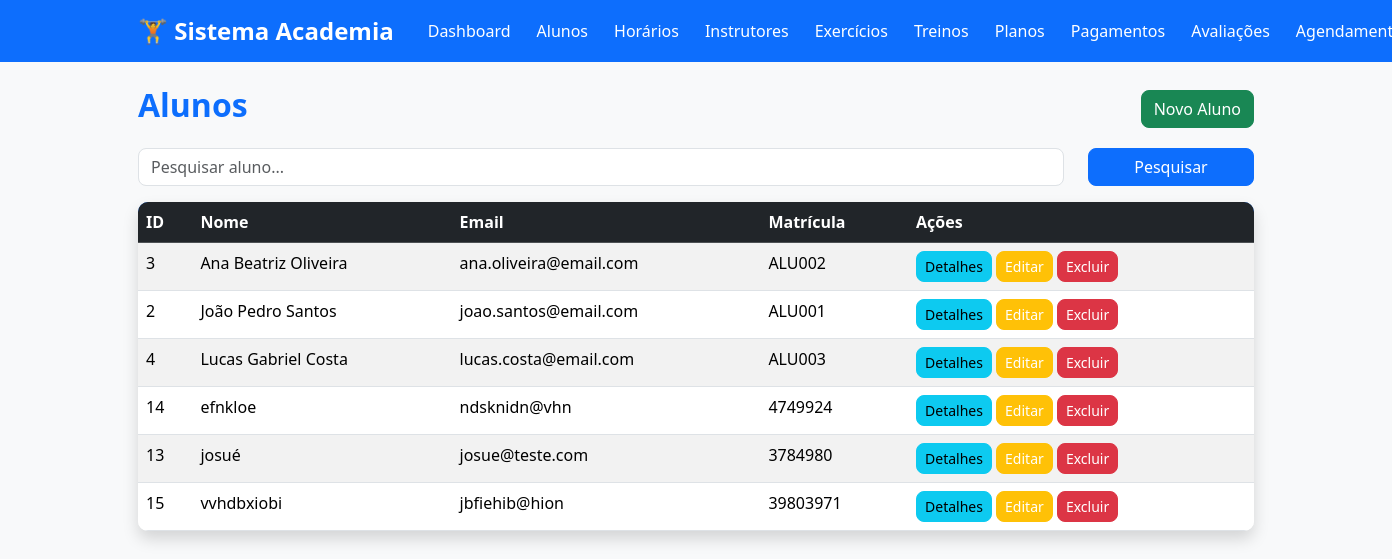
The page /alunos (signed in) on the database as committed earlier.
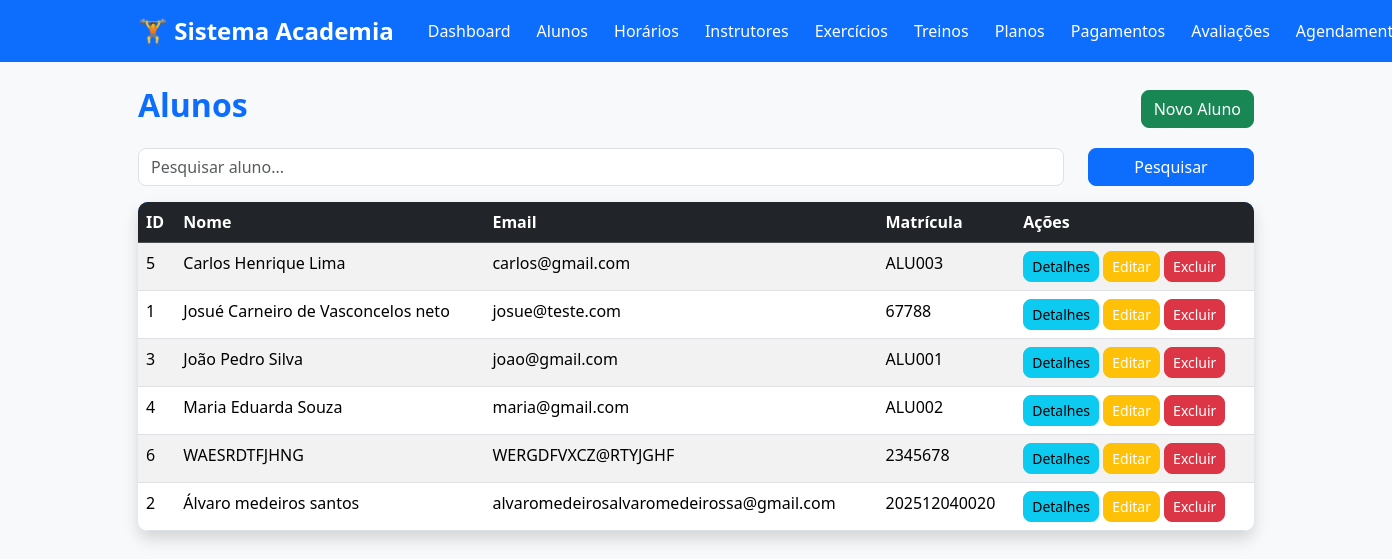
The same page on the database as committed later.
### tables this page shows
CREATE TABLE alunos (
        id INTEGER PRIMARY KEY AUTOINCREMENT,
        nome TEXT NOT NULL,
        email TEXT NOT NULL UNIQUE,
        telefone TEXT,
        matricula TEXT NOT NULL UNIQUE,
        peso REAL,
        altura REAL
    );

### app.py (the view)
@app.route("/alunos")
@login_required
def listar_alunos():
    alunos = database.listar_alunos()
    return render_template(
        "alunos/listar.html",
        alunos=alunos
    )

### app.py (called while the page is built)
def login_required(func):
    @wraps(func)
    def wrapper(*args, **kwargs):
        if "usuario" not in session:
            flash(
                "Faça login para acessar o sistema.",
                "warning"
            )
            return redirect(url_for("login"))
        return func(*args, **kwargs)
    return wrapper

### database.py (called while the page is built)
def conectar():
    conexao = sqlite3.connect(DB_PATH)
    conexao.row_factory = sqlite3.Row
    conexao.execute("PRAGMA foreign_keys = ON")
    return conexao

def executar(sql, parametros=(), fetch=False, fetchone=False):
    conexao = conectar()
    try:
        cursor = conexao.cursor()
        cursor.execute(sql, parametros)
        conexao.commit()
        if fetchone:
            return cursor.fetchone()
        if fetch:
            return cursor.fetchall()
        return True
    except sqlite3.Error as erro:
        print(f"Erro no banco de dados: {erro}")
        return None
    finally:
        conexao.close()

def listar_alunos():
    sql = """
        SELECT *
        FROM alunos
        ORDER BY nome
    """
    return executar(sql, fetch=True)

### templates/alunos/listar.html
{% extends "base.html" %}
{% block conteudo %}
<div class="d-flex justify-content-between align-items-center mb-3">
    <h2>Alunos</h2>
    <a href="{{ url_for('novo_aluno') }}" class="btn btn-success">
        Novo Aluno
    </a>
</div>
<form method="GET"
      action="{{ url_for('buscar_alunos') }}"
      class="row mb-3">
    <div class="col-md-10">
        <input
            type="text"
            name="q"
            class="form-control"
            placeholder="Pesquisar aluno..."
            value="{{ pesquisa or '' }}">
    </div>
    <div class="col-md-2 d-grid">
        <button class="btn btn-primary">
            Pesquisar
        </button>
    </div>
</form>
<table class="table table-striped table-hover shadow">
<thead class="table-dark">
<tr>
<th>ID</th>
<th>Nome</th>
<th>Email</th>
<th>Matrícula</th>
<th>Ações</th>
</tr>
</thead>
<tbody>
{% for aluno in alunos %}
<tr>
<td>{{ aluno.id }}</td>
<td>{{ aluno.nome }}</td>
<td>{{ aluno.email }}</td>
<td>{{ aluno.matricula }}</td>
<td>
<a
class="btn btn-info btn-sm"
href="{{ url_for('detalhes_aluno', id=aluno.id) }}">
Detalhes
</a>
<a
class="btn btn-warning btn-sm"
href="{{ url_for('editar_aluno', id=aluno.id) }}">
Editar
</a>
<a
class="btn btn-danger btn-sm"
href="{{ url_for('excluir_aluno', id=aluno.id) }}"
onclick="return confirm('Deseja excluir este aluno?')">
Excluir
</a>
</td>
</tr>
{% endfor %}
</tbody>
</table>
{% endblock %}

### templates/base.html (shortened to what this page needs)
<!DOCTYPE html>
<html lang="pt-br">
<link rel="stylesheet"
href="https://cdn.jsdelivr.net/npm/bootstrap@5.3.3/dist/css/bootstrap.min.css">
<link rel="stylesheet"
href="{{ url_for('static', filename='style.css') }}">
<body class="bg-light">
<nav class="navbar navbar-expand-lg navbar-dark bg-dark">
<div class="container">
<a class="navbar-brand" href="{{ url_for('dashboard') }}">
🏋 Sistema Academia
</a>
<div class="collapse navbar-collapse" id="menu">
<ul class="navbar-nav ms-auto">
<li class="nav-item">
<a class="nav-link" href="{{ url_for('dashboard') }}">
Dashboard
</a>
</li>
<li class="nav-item">
<a class="nav-link" href="{{ url_for('listar_alunos') }}">
Alunos
</a>
</li>
<li class="nav-item">
    <a class="nav-link" href="{{ url_for('listar_horarios') }}">
        Horários
    </a>
</li>
<li class="nav-item">
<a class="nav-link" href="{{ url_for('listar_instrutores') }}">
Instrutores
</a>
</li>
<li class="nav-item">
<a class="nav-link" href="{{ url_for('listar_exercicios') }}">
Exercícios
</a>
</li>
<li class="nav-item">
<a class="nav-link" href="{{ url_for('listar_treinos') }}">
Treinos
</a>
</li>
<li class="nav-item">
<a class="nav-link" href="{{ url_for('listar_planos') }}">
Planos
</a>
</li>
<li class="nav-item">
<a class="nav-link" href="{{ url_for('listar_pagamentos') }}">
Pagamentos
</a>
</li>
<li class="nav-item">
<a class="nav-link" href="{{ url_for('listar_avaliacoes') }}">
Avaliações
</a>
</li>
<li class="nav-item">
<a class="nav-link" href="{{ url_for('listar_agendamentos') }}">
Agendamentos
</a>
</li>
</ul>
</div>
</div>
</nav>
<div class="container mt-4">
{% block conteudo %}
{% endblock %}
</div>
</body>
</html>

### templates/static/css/style.css (style rules this page uses)
body { background:#f4f6f9; font-family:Segoe UI,Tahoma,Geneva,Verdana,sans-serif; }
.navbar { background:#0d6efd !important; }
.navbar-brand { font-size:24px; font-weight:bold; color:white !important; }
.nav-link { color:white !important; margin-left:10px; }
h1,h2,h3 { color:#0d6efd; font-weight:bold; }
.btn { border-radius:8px; }
.btn-success { background:#198754; }
.btn-warning { color:white; }
.btn-danger { background:#dc3545; }
.btn-primary { background:#0d6efd; }
.table { background:white; border-radius:10px; overflow:hidden; }
.table thead { background:#0d6efd; color:white; }
.form-control, .form-select { border-radius:8px; }

Rows that differ between the two databases and show on the page:
removed alunos: id "14", nome "efnkloe", email "ndsknidn@vhn", matricula "4749924"
removed alunos: id "13", nome "josué", email "josue@teste.com", matricula "3784980"
removed alunos: id "15", nome "vvhdbxiobi", email "jbfiehib@hion", matricula "39803971"
added alunos: id "5", nome "Carlos Henrique Lima", email "carlos@gmail.com", matricula "ALU003"
added alunos: id "1", nome "Josué Carneiro de Vasconcelos neto", email "josue@teste.com", matricula "67788"
changed alunos id 3: nome "Ana Beatriz Oliveira" → "João Pedro Silva"; email "ana.oliveira@email.com" → "joao@gmail.com"; matricula "ALU002" → "ALU001"
changed alunos id 4: nome "Lucas Gabriel Costa" → "Maria Eduarda Souza"; email "lucas.costa@email.com" → "maria@gmail.com"; matricula "ALU003" → "ALU002"; moves up the list
added alunos: id "6", nome "WAESRDTFJHNG", email "WERGDFVXCZ@RTYJGHF", matricula "2345678"
changed alunos id 2: nome "João Pedro Santos" → "Álvaro medeiros santos"; email "joao.santos@email.com" → "alvaromedeirosalvaromedeirossa@gmail.com"; matricula "ALU001" → "202512040020"
